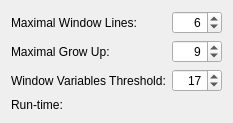
<?xml version="1.0" encoding="UTF-8"?>
<ui version="4.0">
 <class>LineReduction</class>
 <widget class="QWidget" name="LineReduction">
  <property name="geometry">
   <rect>
    <x>0</x>
    <y>0</y>
    <width>227</width>
    <height>90</height>
   </rect>
  </property>
  <property name="windowTitle">
   <string/>
  </property>
  <layout class="QFormLayout" name="formLayout">
   <item row="0" column="0">
    <widget class="QLabel" name="label">
     <property name="toolTip">
      <string>Number of lines the selected windows can have initially.</string>
     </property>
     <property name="text">
      <string>Maximal Window Lines:</string>
     </property>
     <property name="buddy">
      <cstring>max_window_lines</cstring>
     </property>
    </widget>
   </item>
   <item row="0" column="1">
    <widget class="QSpinBox" name="max_window_lines">
     <property name="minimumSize">
      <size>
       <width>50</width>
       <height>0</height>
      </size>
     </property>
     <property name="alignment">
      <set>Qt::AlignRight|Qt::AlignTrailing|Qt::AlignVCenter</set>
     </property>
     <property name="value">
      <number>6</number>
     </property>
    </widget>
   </item>
   <item row="1" column="0">
    <widget class="QLabel" name="label_2">
     <property name="toolTip">
      <string>When the truth table is not reversible, obtained by a window with maximal window lines, then the number of lines can be increased up at most this value.</string>
     </property>
     <property name="text">
      <string>Maximal Grow Up:</string>
     </property>
     <property name="buddy">
      <cstring>max_grow_up_window_lines</cstring>
     </property>
    </widget>
   </item>
   <item row="1" column="1">
    <widget class="QSpinBox" name="max_grow_up_window_lines">
     <property name="minimumSize">
      <size>
       <width>50</width>
       <height>0</height>
      </size>
     </property>
     <property name="alignment">
      <set>Qt::AlignRight|Qt::AlignTrailing|Qt::AlignVCenter</set>
     </property>
     <property name="value">
      <number>9</number>
     </property>
    </widget>
   </item>
   <item row="2" column="0">
    <widget class="QLabel" name="label_3">
     <property name="toolTip">
      <string>The possible window inputs are obtained by simulating its cone of influence. It is only simulated if the number of its primary inputs is less or equal to this value.</string>
     </property>
     <property name="text">
      <string>Window Variables Threshold:</string>
     </property>
     <property name="buddy">
      <cstring>window_variables_threshold</cstring>
     </property>
    </widget>
   </item>
   <item row="2" column="1">
    <widget class="QSpinBox" name="window_variables_threshold">
     <property name="minimumSize">
      <size>
       <width>50</width>
       <height>0</height>
      </size>
     </property>
     <property name="alignment">
      <set>Qt::AlignRight|Qt::AlignTrailing|Qt::AlignVCenter</set>
     </property>
     <property name="value">
      <number>17</number>
     </property>
    </widget>
   </item>
   <item row="3" column="0">
    <widget class="QLabel" name="label_4">
     <property name="text">
      <string>Run-time:</string>
     </property>
    </widget>
   </item>
   <item row="3" column="1">
    <widget class="QLabel" name="runtime">
     <property name="text">
      <string/>
     </property>
    </widget>
   </item>
  </layout>
 </widget>
 <resources/>
 <connections/>
</ui>
